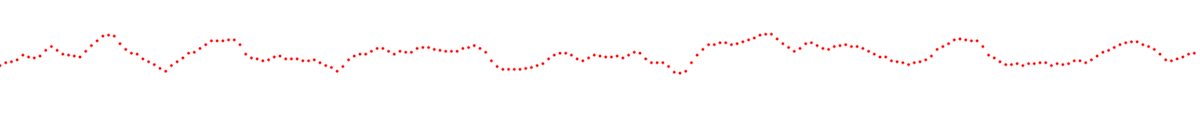
Frame 1 (no input)
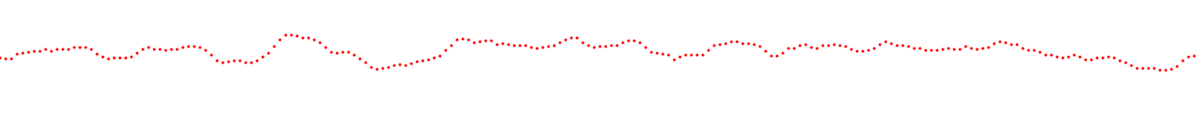
Frame 60 (the mouse pressed at the canvas centre just before this capture)
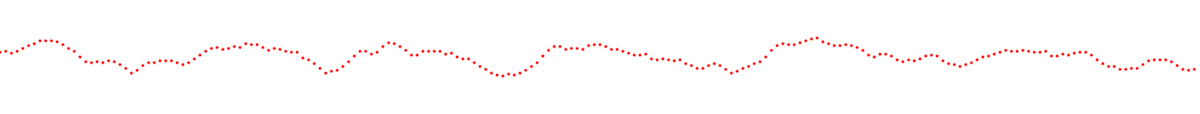
Frame 120 (the mouse held since frame 60 and released just before this capture)

The Processing sketch that drew these frames (run headless with seeded random() and noise(); from frame 60 on, the mouse is pressed at the canvas centre):

// Processing sketch: ejemplo10
// ── ejemplo10.pde
float a;
float inc;

void setup() {
  size(1260, 120);
  //siempre comenzara por ese punto
  noiseSeed(3);
  //or randomSeed
}

void draw() {
  //cuando se quita el noloop ya n es estatico
  //noLoop();
  noStroke();
  background(255, 255, 255, 255);
  fill(255, 0, 0);
  for (int i=0; i<width; i=i+6) {
     inc=inc+0.1;
    a=noise(inc)*60;
    //a=random(60);
    ellipse(i, 30+int(a), 3, 3);
  }
}
